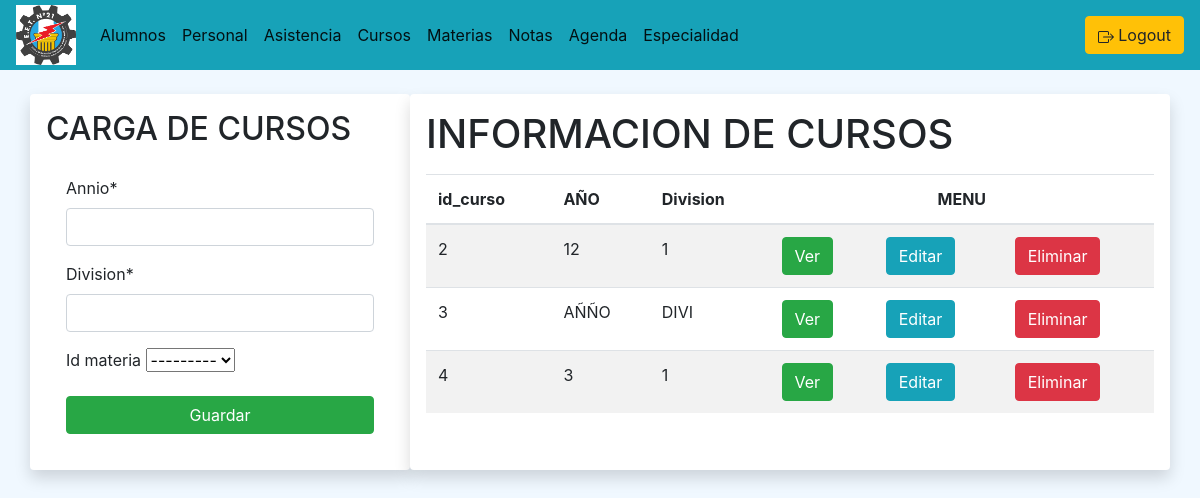
Before: /curso/ (signed in) with the older database file.
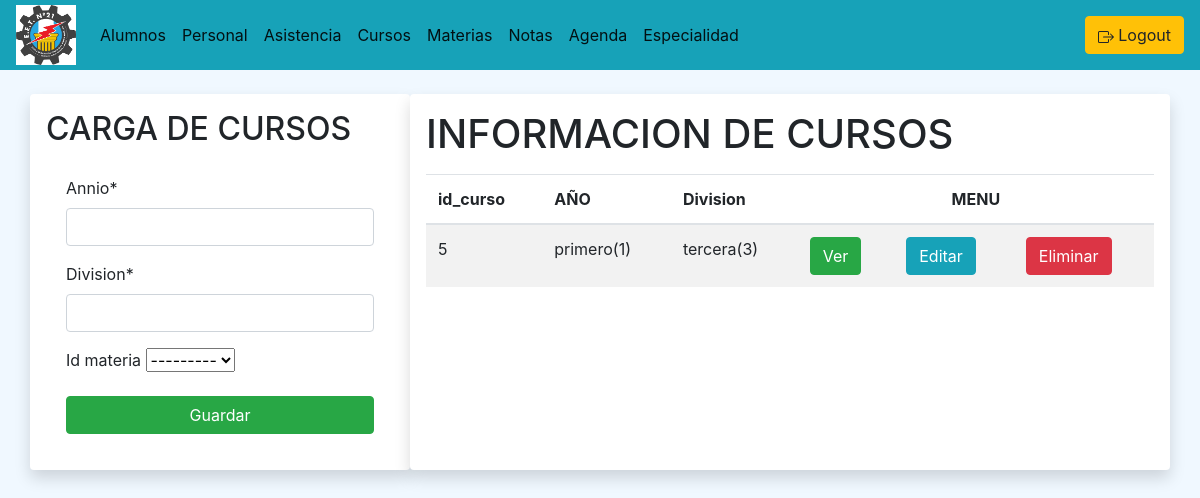
After: the same page with the newer database file.
### curso/models.py (models this page shows, shortened)
class Curso(models.Model):
    id_curso = models.AutoField(primary_key=True)
    Annio = models.CharField(max_length=30)
    Division = models.CharField(max_length=30)
    cantidad_clases = models.IntegerField(default=0, null=True, blank=True)
    id_materia = models.ForeignKey(materias_models.Materia, on_delete=models.CASCADE, null=True, blank=True)

### curso/views.py (the view)
# urls.py: path('', views.curso, name='curso'),
def curso(request):
    curso_form = CursoForm()
    curso = Curso.objects.all()
    if request.method == 'POST':
        curso_form = CursoForm(data=request.POST)
        if curso_form.is_valid():
            curso_form.save()
            return redirect('/curso')
    context = {
        'curso' : curso,
        'curso_form' : curso_form
    }
    return render(request, 'gestion_curso.html', context)

### curso/forms.py
class CursoForm(forms.ModelForm):
    class Meta:
        model = Curso
        fields = ['id_curso', 'Annio', 'Division', 'id_materia']

### materia/models.py (called while the page is built)
    def __str__(self):
        texto = "{0}"
        return texto.format(self.nombreMateria)

### curso/templates/gestion_curso.html (shortened to what this page needs)
{% extends "./gestionBase.html" %}
{% block titulo_formulario %} CARGA DE CURSOS {% endblock %}
{% block formulario %}
{% csrf_token %} {% load crispy_forms_tags %}
{{ curso_form|crispy}}
{% endblock %}
{% block titulo_informacion%} INFORMACION DE CURSOS {%endblock%}
{% block titulo_columnas %}
<th>id_curso</th>
<th>AÑO</th>
<th>Division</th>
{%endblock%}
{% block contenido_tabla%}
{% for cur in curso%}
<tr>
  <td>{{cur.id_curso}}</td>
  <td>{{cur.Annio}}</td>
  <td>{{cur.Division}}</td>
  <td>
    <a
      href="{% url 'curso:ver_curso' cur.id_curso%}"
      class="btn btn-success"
      >Ver</a
    >
  </td>
  <td>
    <a
      href="{% url 'curso:editar_curso' cur.id_curso%}"
      class="btn btn-info"
      >Editar</a
    >
  </td>
  <td>
    <button
      type="button"
      class="btn btn-danger"
      data-toggle="modal"
      data-target="#exampleModal"
    >
      Eliminar
    </button>
  </td>
</tr>
{% endfor %} {% endblock %}

Changed rows visible on the page:
removed Curso: id_curso "2", Annio "12", Division "1"
removed Curso: id_curso "3", Annio "AÑÑO", Division "DIVI"
removed Curso: id_curso "4", Annio "3", Division "1"
added Curso: id_curso "5", Annio "primero(1)", Division "tercera(3)"
